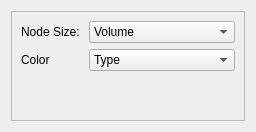
       <widget class="QWidget" name="tab_3">
        <attribute name="title">
         <string>Encodeing</string>
        </attribute>
        <layout class="QVBoxLayout" name="verticalLayout_8">
         <item>
          <widget class="QFrame" name="frame">
           <property name="frameShape">
            <enum>QFrame::StyledPanel</enum>
           </property>
           <property name="frameShadow">
            <enum>QFrame::Raised</enum>
           </property>
           <layout class="QGridLayout" name="gridLayout_8">
            <item row="0" column="0">
             <widget class="QLabel" name="label_14">
              <property name="text">
               <string>Node Size: </string>
              </property>
             </widget>
            </item>
            <item row="2" column="1">
             <widget class="QComboBox" name="comboBox_4">
              <item>
               <property name="text">
                <string>Type</string>
               </property>
              </item>
              <item>
               <property name="text">
                <string>Function</string>
               </property>
              </item>
              <item>
               <property name="text">
                <string>Astrocyte Coverage</string>
               </property>
              </item>
              <item>
               <property name="text">
                <string>Glycogen Distribution</string>
               </property>
              </item>
             </widget>
            </item>
            <item row="0" column="1">
             <widget class="QComboBox" name="comboBox">
              <item>
               <property name="text">
                <string>Volume</string>
               </property>
              </item>
              <item>
               <property name="text">
                <string>Astrocyte Coverage</string>
               </property>
              </item>
              <item>
               <property name="text">
                <string>Glycogen Density</string>
               </property>
              </item>
              <item>
               <property name="text">
                <string>Synapse Size</string>
               </property>
              </item>
             </widget>
            </item>
            <item row="2" column="0">
             <widget class="QLabel" name="label_16">
              <property name="text">
               <string>Color</string>
              </property>
             </widget>
            </item>
            <item row="3" column="1">
             <spacer name="verticalSpacer">
              <property name="orientation">
               <enum>Qt::Vertical</enum>
              </property>
              <property name="sizeHint" stdset="0">
               <size>
                <width>20</width>
                <height>40</height>
               </size>
              </property>
             </spacer>
            </item>
           </layout>
          </widget>
         </item>
        </layout>
       </widget>
